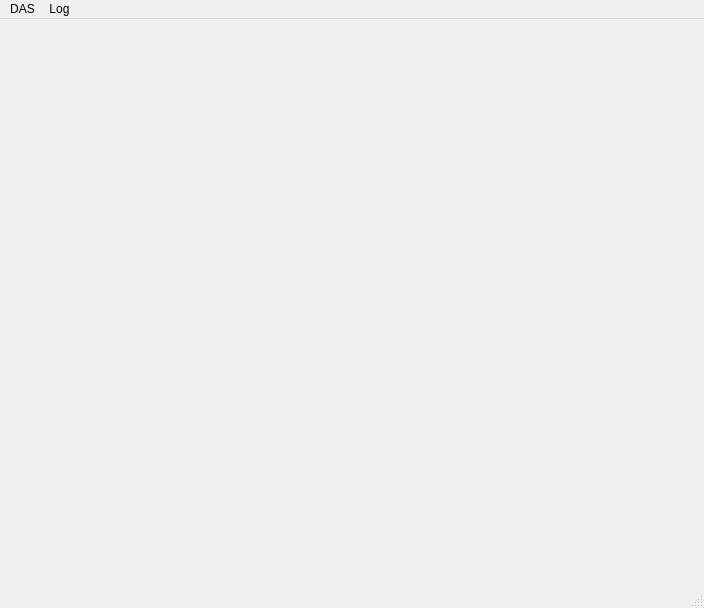
<?xml version="1.0" encoding="UTF-8"?>
<ui version="4.0">
 <class>MainWindow</class>
 <widget class="QMainWindow" name="MainWindow">
  <property name="geometry">
   <rect>
    <x>0</x>
    <y>0</y>
    <width>704</width>
    <height>608</height>
   </rect>
  </property>
  <property name="windowTitle">
   <string>MainWindow</string>
  </property>
  <widget class="QWidget" name="centralwidget"/>
  <widget class="QMenuBar" name="menubar">
   <property name="geometry">
    <rect>
     <x>0</x>
     <y>0</y>
     <width>704</width>
     <height>20</height>
    </rect>
   </property>
   <widget class="QMenu" name="menuDAS">
    <property name="title">
     <string>DAS</string>
    </property>
   </widget>
   <widget class="QMenu" name="menuLog">
    <property name="title">
     <string>Log</string>
    </property>
   </widget>
   <addaction name="menuDAS"/>
   <addaction name="menuLog"/>
  </widget>
  <widget class="QStatusBar" name="statusbar"/>
 </widget>
 <resources/>
 <connections/>
</ui>
